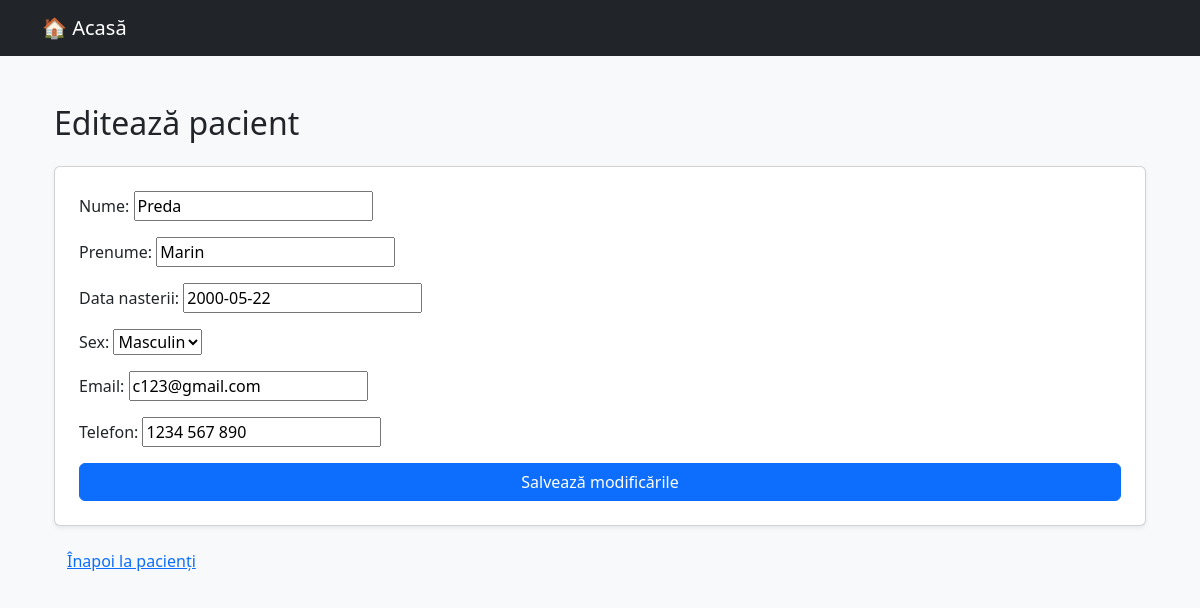
The page /pacienti/pacienti/editeaza/1/ on the database its author committed.
### pacienti/models.py (models this page shows, shortened)
class Pacient(models.Model):
    SEX_OPTIUNI = [('M', 'Masculin'), ('F', 'Feminin')]
    nume = models.CharField(max_length=100)
    prenume = models.CharField(max_length=100)
    data_nasterii = models.DateField()
    sex = models.CharField(max_length=1, choices=SEX_OPTIUNI)
    email = models.EmailField(blank=True, null=True)
    telefon = models.CharField(max_length=20, blank=True, null=True)
    class Meta:
        verbose_name = "Pacient"
        verbose_name_plural = "Pacienți"

### pacienti/views.py (the view)
# urls.py: path('pacienti/editeaza/<int:pacient_id>/', views.editeaza_pacient, name='editeaza_pacient'),
def editeaza_pacient(request, pacient_id):
    pacient = get_object_or_404(Pacient, id=pacient_id)
    if request.method == 'POST':
        form = PacientForm(request.POST, instance=pacient)
        if form.is_valid():
            form.save()
            return redirect('lista_pacienti')
    else:
        form = PacientForm(instance=pacient)
    return render(request, 'pacienti/editeaza_pacient.html', {'form': form})

### pacienti/forms.py
class PacientForm(forms.ModelForm):
    class Meta:
        model = Pacient
        fields = ['nume', 'prenume', 'data_nasterii', 'sex', 'email', 'telefon']

### pacienti/templates/pacienti/editeaza_pacient.html (shortened to what this page needs)
{% extends 'back.html' %}
{% block content %}
<div class="container mt-5">
    <h2 class="mb-4">Editează pacient</h2>
    <form method="post" class="card p-4 shadow-sm">
        {% for field in form %}
            <div class="mb-3">
                {{ field.label_tag }}
                {{ field }}
            </div>
        {% endfor %}
        <button type="submit" class="btn btn-primary">Salvează modificările</button>
    </form>
    <a href="{% url 'lista_pacienti' %}" class="btn btn-link mt-3">Înapoi la pacienți</a>
</div>
{% endblock %}

### rows shown on the page
Pacient: form "Preda" "Marin" "2000-05-22" "Masculin" "c123@gmail.com" "1234 567 890"

### other values the page prints
{{ field.label_tag }} "Nume:" "Prenume:" "Data nasterii:" "Sex:" "Email:" "Telefon:"
